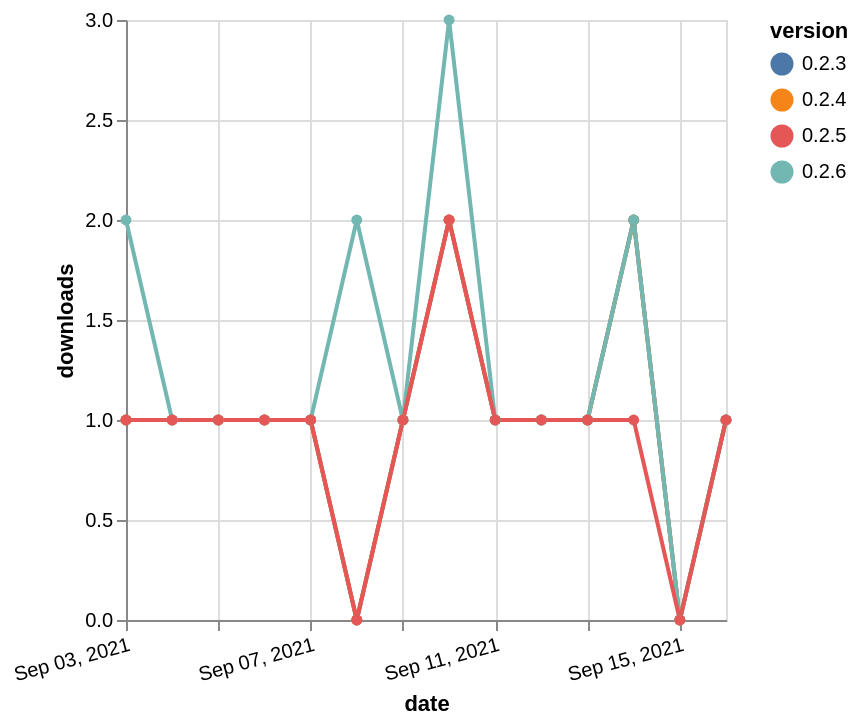

Vega-Lite specification for this chart:
### Vega-Lite specification from a JSON file in a GitHub repository (floating-point values rounded to 4 significant figures)
{"$schema": "https://vega.github.io/schema/vega-lite/v5.json", "description": "A simple bar chart with embedded data.", "data": {"values": [{"date": "2021-09-03", "total": 216, "delta": 1, "version": "0.2.3"}, {"date": "2021-09-04", "total": 217, "delta": 1, "version": "0.2.3"}, {"date": "2021-09-05", "total": 218, "delta": 1, "version": "0.2.3"}, {"date": "2021-09-06", "total": 219, "delta": 1, "version": "0.2.3"}, {"date": "2021-09-07", "total": 220, "delta": 1, "version": "0.2.3"}, {"date": "2021-09-08", "total": 220, "delta": 0, "version": "0.2.3"}, {"date": "2021-09-09", "total": 221, "delta": 1, "version": "0.2.3"}, {"date": "2021-09-10", "total": 223, "delta": 2, "version": "0.2.3"}, {"date": "2021-09-11", "total": 224, "delta": 1, "version": "0.2.3"}, {"date": "2021-09-12", "total": 225, "delta": 1, "version": "0.2.3"}, {"date": "2021-09-13", "total": 226, "delta": 1, "version": "0.2.3"}, {"date": "2021-09-14", "total": 228, "delta": 2, "version": "0.2.3"}, {"date": "2021-09-15", "total": 228, "delta": 0, "version": "0.2.3"}, {"date": "2021-09-16", "total": 229, "delta": 1, "version": "0.2.3"}, {"date": "2021-09-03", "total": 219, "delta": 1, "version": "0.2.4"}, {"date": "2021-09-04", "total": 220, "delta": 1, "version": "0.2.4"}, {"date": "2021-09-05", "total": 221, "delta": 1, "version": "0.2.4"}, {"date": "2021-09-06", "total": 222, "delta": 1, "version": "0.2.4"}, {"date": "2021-09-07", "total": 223, "delta": 1, "version": "0.2.4"}, {"date": "2021-09-08", "total": 223, "delta": 0, "version": "0.2.4"}, {"date": "2021-09-09", "total": 224, "delta": 1, "version": "0.2.4"}, {"date": "2021-09-10", "total": 226, "delta": 2, "version": "0.2.4"}, {"date": "2021-09-11", "total": 227, "delta": 1, "version": "0.2.4"}, {"date": "2021-09-12", "total": 228, "delta": 1, "version": "0.2.4"}, {"date": "2021-09-13", "total": 229, "delta": 1, "version": "0.2.4"}, {"date": "2021-09-14", "total": 231, "delta": 2, "version": "0.2.4"}, {"date": "2021-09-15", "total": 231, "delta": 0, "version": "0.2.4"}, {"date": "2021-09-16", "total": 232, "delta": 1, "version": "0.2.4"}, {"date": "2021-09-03", "total": 234, "delta": 2, "version": "0.2.6"}, {"date": "2021-09-04", "total": 235, "delta": 1, "version": "0.2.6"}, {"date": "2021-09-05", "total": 236, "delta": 1, "version": "0.2.6"}, {"date": "2021-09-06", "total": 237, "delta": 1, "version": "0.2.6"}, {"date": "2021-09-07", "total": 238, "delta": 1, "version": "0.2.6"}, {"date": "2021-09-08", "total": 240, "delta": 2, "version": "0.2.6"}, {"date": "2021-09-09", "total": 241, "delta": 1, "version": "0.2.6"}, {"date": "2021-09-10", "total": 244, "delta": 3, "version": "0.2.6"}, {"date": "2021-09-11", "total": 245, "delta": 1, "version": "0.2.6"}, {"date": "2021-09-12", "total": 246, "delta": 1, "version": "0.2.6"}, {"date": "2021-09-13", "total": 247, "delta": 1, "version": "0.2.6"}, {"date": "2021-09-14", "total": 249, "delta": 2, "version": "0.2.6"}, {"date": "2021-09-15", "total": 249, "delta": 0, "version": "0.2.6"}, {"date": "2021-09-16", "total": 250, "delta": 1, "version": "0.2.6"}, {"date": "2021-09-03", "total": 509, "delta": 1, "version": "0.2.5"}, {"date": "2021-09-04", "total": 510, "delta": 1, "version": "0.2.5"}, {"date": "2021-09-05", "total": 511, "delta": 1, "version": "0.2.5"}, {"date": "2021-09-06", "total": 512, "delta": 1, "version": "0.2.5"}, {"date": "2021-09-07", "total": 513, "delta": 1, "version": "0.2.5"}, {"date": "2021-09-08", "total": 513, "delta": 0, "version": "0.2.5"}, {"date": "2021-09-09", "total": 514, "delta": 1, "version": "0.2.5"}, {"date": "2021-09-10", "total": 516, "delta": 2, "version": "0.2.5"}, {"date": "2021-09-11", "total": 517, "delta": 1, "version": "0.2.5"}, {"date": "2021-09-12", "total": 518, "delta": 1, "version": "0.2.5"}, {"date": "2021-09-13", "total": 519, "delta": 1, "version": "0.2.5"}, {"date": "2021-09-14", "total": 520, "delta": 1, "version": "0.2.5"}, {"date": "2021-09-15", "total": 520, "delta": 0, "version": "0.2.5"}, {"date": "2021-09-16", "total": 521, "delta": 1, "version": "0.2.5"}]}, "width": "container", "mark": {"type": "line", "point": {"filled": true}}, "encoding": {"x": {"field": "date", "type": "temporal", "timeUnit": "yearmonthdate", "title": "date", "axis": {"labelAngle": -15}}, "y": {"field": "delta", "type": "quantitative", "title": "downloads"}, "color": {"field": "version", "type": "nominal"}, "tooltip": {"field": "delta"}}}
